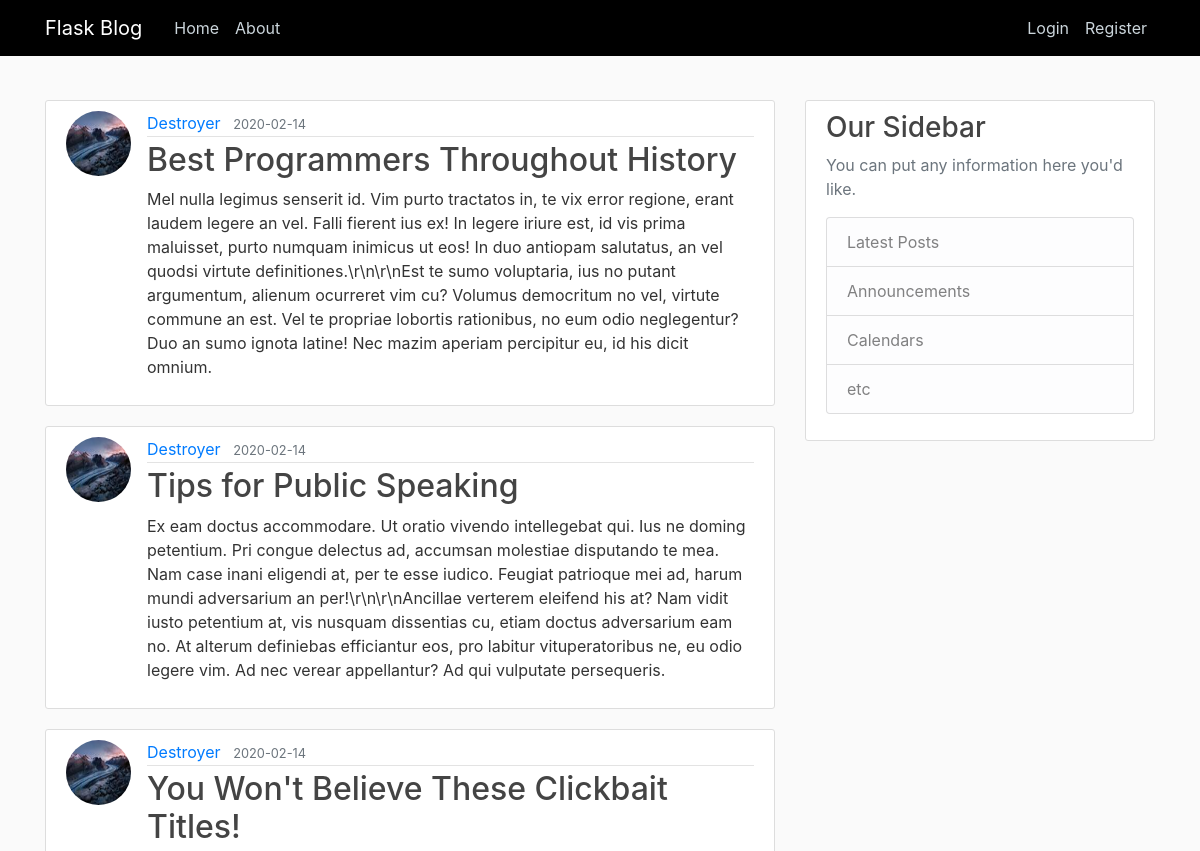
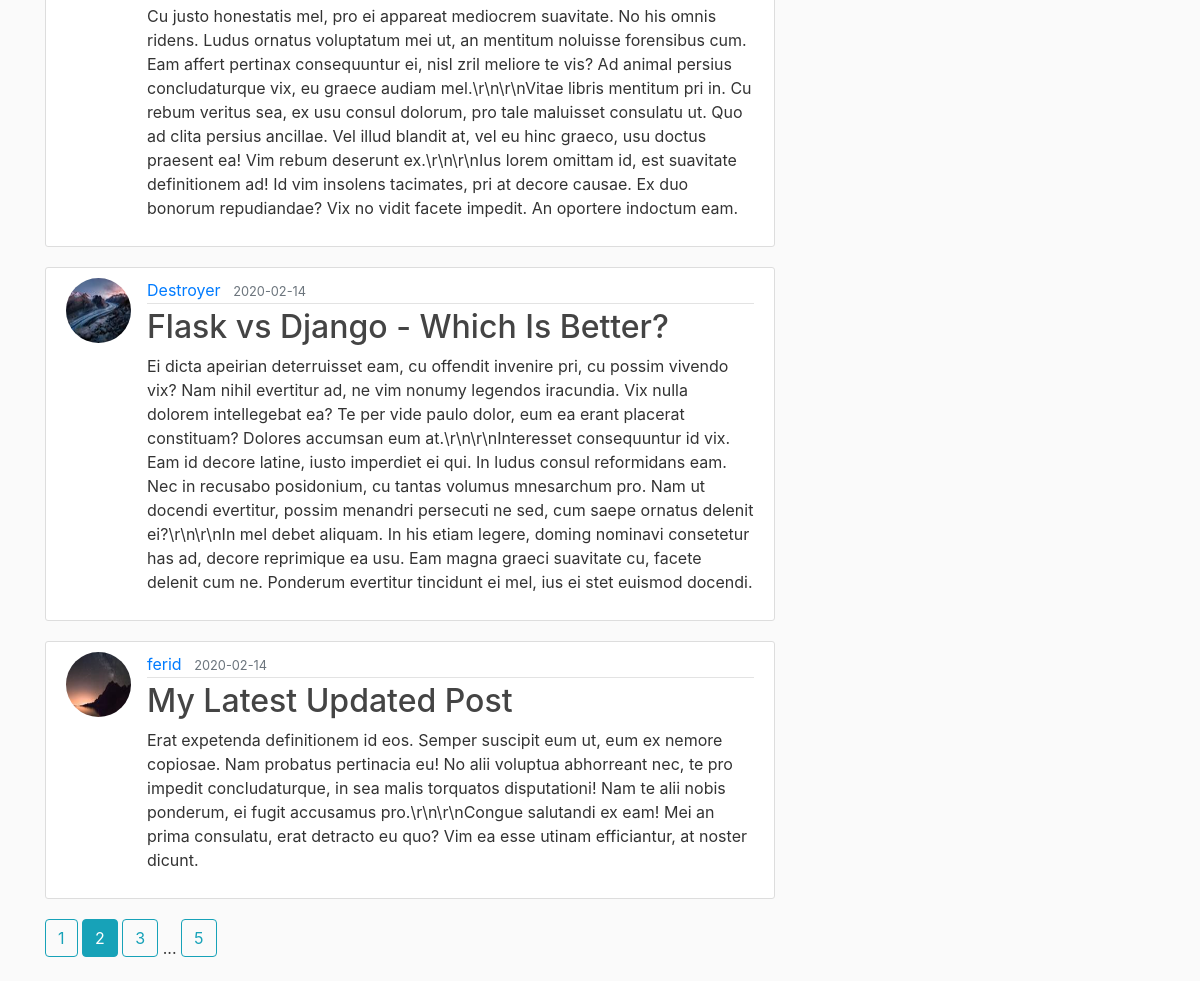
The page /home?page=2 on the database its author committed (2 pictures, top to bottom).
### flaskblog/models.py (models this page shows, shortened)
class Post(db.Model):
    id = db.Column(db.Integer, primary_key=True)
    title = db.Column(db.String(100), nullable=False)
    date_posted = db.Column(db.DateTime, nullable=False, default=datetime.utcnow)
    content = db.Column(db.Text, nullable=False)
    user_id = db.Column(db.Integer, db.ForeignKey('user.id'), nullable=False)

class User(db.Model, UserMixin):
    id = db.Column(db.Integer, primary_key=True)
    username = db.Column(db.String(20), unique=True, nullable=False)
    email = db.Column(db.String(120), unique=True, nullable=False)
    image_file = db.Column(db.String(20), nullable=False, default='default.jpg')
    password = db.Column(db.String(60), nullable=False)
    posts = db.relationship('Post', backref='author', lazy=True)

### flaskblog/routes.py (the view)
@app.route("/")
@app.route("/home")
def hello():
    page = request.args.get("page", 1, type=int)
    posts = Post.query.order_by(Post.date_posted.desc()).paginate(per_page=5, page=page)
    return render_template('index.html', posts=posts)

### flaskblog/templates/index.html
{% extends "layout.html" %}
{% block content %}
{% for post in posts.items %}
  <article class="media content-section">
     <img class="rounded-circle article-img" src="{{ url_for('static',filename='profile_pics/'+post.author.image_file) }}">
     <div class="media-body">
    <div class="article-metadata">
       <a class="mr-2" href="{{url_for('user_posts',username=post.author.username)}}">{{post.author.username }}</a>
       <small class="text-muted">{{post.date_posted.strftime('%Y-%m-%d') }}</small>
    </div>
     <h2><a class="article-title" href="{{ url_for('post',post_id=post.id)}}">{{post.title }}</a></h2>
     <p class="article-content">{{post.content }}</p>
     </div>
  </article>
{% endfor %}
{% for page_num in posts.iter_pages(left_edge=1,right_edge=1,left_current=1,right_current=2) %}
 {% if page_num %}
  {% if posts.page ==page_num %}
 <a href="{{ url_for('hello',page=page_num )}}" class="btn btn-info mb-4">{{page_num}}</a>
  {% else %}
  <a href="{{ url_for('hello',page=page_num )}}" class="btn btn-outline-info mb-4">{{page_num}}</a>
 {% endif %}
 {%else %}
  ...
 {%endif %}
{% endfor %}
{% endblock content %}

### flaskblog/static/main.css (style rules this page uses)
body { background: #fafafa; color: #333333; margin-top: 5rem; }
h1, h2, h3, h4, h5, h6 { color: #444444; }
.content-section { background: #ffffff; padding: 10px 20px; border: 1px solid #dddddd; border-radius: 3px; margin-bottom: 20px; }
.article-title { color: #444444; }
.article-content { white-space: pre-line; }
.article-img { height: 65px; width: 65px; margin-right: 16px; }
.article-metadata { padding-bottom: 1px; margin-bottom: 4px; border-bottom: 1px solid #e3e3e3 }

### rows shown on the page
Post: image_file (picture), author.username "Destroyer", date_posted "2020-02-14", title "Best Programmers Throughout History", content "Mel nulla legimus senserit id. Vim purto tractatos in, te vix error regione, erant laudem legere an vel. Falli fierent ius ex! In legere iriure est, id vis prima maluisset, purto numquam inimicus ut eos! In duo antiopam salutatus, an vel quodsi virtute definitiones.\\r\\n\\r\\nEst te sumo voluptaria, ius no putant argumentum, alienum ocurreret vim cu? Volumus democritum no vel, virtute commune an est. Vel te propriae lobortis rationibus, no eum odio neglegentur? Duo an sumo ignota latine! Nec mazim aperiam percipitur eu, id his dicit omnium."
Post: image_file (picture), author.username "Destroyer", date_posted "2020-02-14", title "Tips for Public Speaking", content "Ex eam doctus accommodare. Ut oratio vivendo intellegebat qui. Ius ne doming petentium. Pri congue delectus ad, accumsan molestiae disputando te mea. Nam case inani eligendi at, per te esse iudico. Feugiat patrioque mei ad, harum mundi adversarium an per!\\r\\n\\r\\nAncillae verterem eleifend his at? Nam vidit iusto petentium at, vis nusquam dissentias cu, etiam doctus adversarium eam no. At alterum definiebas efficiantur eos, pro labitur vituperatoribus ne, eu odio legere vim. Ad nec verear appellantur? Ad qui vulputate persequeris."
Post: image_file (picture), author.username "Destroyer", date_posted "2020-02-14", title "You Won't Believe These Clickbait Titles!", content "Cu justo honestatis mel, pro ei appareat mediocrem suavitate. No his omnis ridens. Ludus ornatus voluptatum mei ut, an mentitum noluisse forensibus cum. Eam affert pertinax consequuntur ei, nisl zril meliore te vis? Ad animal persius concludaturque vix, eu graece audiam mel.\\r\\n\\r\\nVitae libris mentitum pri in. Cu rebum veritus sea, ex usu consul dolorum, pro tale maluisset consulatu ut. Quo ad clita persius ancillae. Vel illud blandit at, vel eu hinc graeco, usu doctus praesent ea! Vim rebum deserunt ex.\\r\\n\\r\\nIus lorem omittam id, est suavitate definitionem ad! Id vim insolens tacimates, pri at decore causae. Ex duo bonorum repudiandae? Vix no vidit facete impedit. An oportere indoctum…"
Post: image_file (picture), author.username "Destroyer", date_posted "2020-02-14", title "Flask vs Django - Which Is Better?", content "Ei dicta apeirian deterruisset eam, cu offendit invenire pri, cu possim vivendo vix? Nam nihil evertitur ad, ne vim nonumy legendos iracundia. Vix nulla dolorem intellegebat ea? Te per vide paulo dolor, eum ea erant placerat constituam? Dolores accumsan eum at.\\r\\n\\r\\nInteresset consequuntur id vix. Eam id decore latine, iusto imperdiet ei qui. In ludus consul reformidans eam. Nec in recusabo posidonium, cu tantas volumus mnesarchum pro. Nam ut docendi evertitur, possim menandri persecuti ne sed, cum saepe ornatus delenit ei?\\r\\n\\r\\nIn mel debet aliquam. In his etiam legere, doming nominavi consetetur has ad, decore reprimique ea usu. Eam magna graeci suavitate cu, facete delenit cum ne.…"
Post: image_file (picture), author.username "ferid", date_posted "2020-02-14", title "My Latest Updated Post", content "Erat expetenda definitionem id eos. Semper suscipit eum ut, eum ex nemore copiosae. Nam probatus pertinacia eu! No alii voluptua abhorreant nec, te pro impedit concludaturque, in sea malis torquatos disputationi! Nam te alii nobis ponderum, ei fugit accusamus pro.\\r\\n\\r\\nCongue salutandi ex eam! Mei an prima consulatu, erat detracto eu quo? Vim ea esse utinam efficiantur, at noster dicunt."

### other values the page prints
{{ page_num }} "1" "3" "5"
{{ page_num }} "2"
